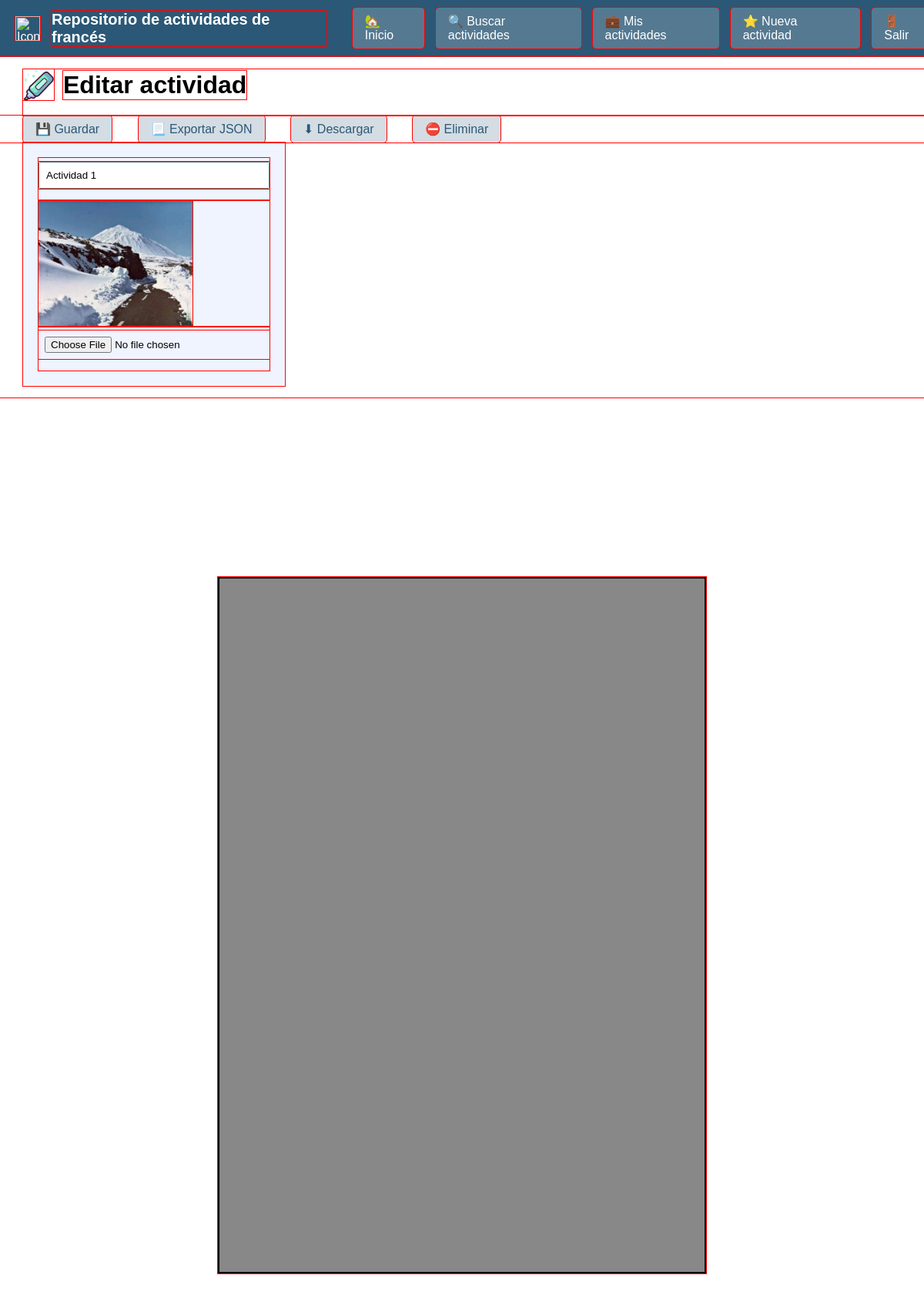
Page /actividad/1/editar/ (signed in) on the committed database.
### app/models.py (models this page shows, shortened)
class Actividad(models.Model):
    class Curso(models.TextChoices):
        INFANTIL = 'infantil', 'Infantil'
        PRIMARIA = 'primaria', 'Primaria'
    class Tag(models.TextChoices):
        VERBOS = 'verbos', 'Verbos'
        VOCABULARIO = 'vocabulario', 'Vocabulario'
        COMPRENSION = 'comprension', 'Comprensión'
    usuario = models.ForeignKey(User, on_delete=models.CASCADE, related_name='actividades')
    titulo = models.CharField(max_length=255)
    curso = models.CharField(max_length=20, choices=Curso.choices)
    tags = models.CharField(max_length=200)
    json = models.CharField(max_length=2000)
    imagen = models.ImageField(upload_to='actividades/', null=True, blank=True)

### app/views.py (the view)
# urls.py: path('actividad/<int:pk>/editar/', views.editar_actividad, name='editar_actividad'),
@login_required
def editar_actividad(request, pk):
    actividad = Actividad.objects.get(pk=pk)
    if request.method == "POST":
        form = ActividadForm(request.POST, request.FILES, instance=actividad)
        if form.is_valid():
            form.save()
    else:
        form = ActividadForm(instance=actividad)
    return render(request, "editor_actividad.html", {"form": form})

### app/forms.py
class ActividadForm(forms.ModelForm):
    class Meta:
        model = Actividad
        fields = ["titulo", "imagen", "json"]
        widgets = {
            'imagen': forms.FileInput(attrs={'class': 'form-control'}),
            'json': forms.HiddenInput(),
        }

### app/templates/editor_actividad.html (shortened to what this page needs)
{% extends 'base.html' %}
{% load static %}
{% block content %}
<div class="titulo-seccion">
    <img src="{% static 'img/icono_actividad.png' %}" alt="Icono" class="titulo-icono">
    <h1>Editar actividad</h1>
</div>
<nav class="menu-seccion">
    <a href="#" onclick="Guardar()">💾 Guardar</a>
    <a href="">📃 Exportar JSON</a>
    <a href="">⬇ Descargar</a>
    <a href="{% url 'borrar_actividad' form.instance.id %}">⛔ Eliminar</a>
</nav>
<form method="post" enctype="multipart/form-data" class="formulario-actividad" id="formulario-actividad">
    <div>{{ form.titulo }}</div>
    <div>
        {% if form.instance.imagen %}
            <img src="{{ form.instance.imagen.url }}" width="200">
        {% else %}
            <p>Carga una imagen de fondo para la actividad</p>
        {% endif %}
    </div>
    <div>{{ form.imagen }}</div>
</form>
<div id="canvas-wrapper">
    <div id="canvas-container">
      <div id="canvas">
      </div>
    </div>
</div>
{% endblock %}

### app/static/css/base.css (style rules this page uses)
* { outline: 1px solid red; }
body { margin: 0; font-family: Arial, sans-serif; }
.contenido-principal h1, .contenido-principal h2, .contenido-principal p { margin-top: 0; }
.titulo-seccion { display: flex; align-items: center; gap: 12px; margin-left: 30px; margin-top: 30px; padding-bottom: 20px; }
.titulo-seccion h1 { margin: 0; }
.titulo-icono { width: 40px; height: 40px; }
.menu-seccion a { display: inline-block; background: rgba(43, 88, 118, 0.2); color: #2b5876; padding: 8px 16px; text-decoration: none; border-radius: 4px; transition: background 0.3s, transform 0.2s; margin-left: 30px; }

### app/static/css/visor_actividad.css (style rules this page uses)
:root { --factor: 0.3; }
#canvas-wrapper { display: flex; justify-content: center; align-items: center; height: 100vh; width: 100vw; overflow: auto; }
#canvas-container { position: relative; display: inline-block; }
#canvas { position: relative; width: calc(2100px * var(--factor)); height: calc(3000px * var(--factor)); background-color: #888; background-size: cover; background-position: center; background-repeat: no-repeat; border: 2px solid #000; flex-shrink: 0; }

### app/static/css/editor_actividad.css (style rules this page uses)
.formulario-actividad { margin-left: 30px; background: #f0f4ff; padding: 20px; width: 300px; }
.formulario-actividad input { width: 100%; padding: 8px; margin-top: 5px; margin-bottom: 15px; }

### rows in the picture
Actividad: titulo "Actividad 1", instance.imagen (picture)
